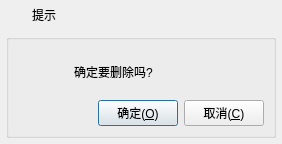
<?xml version="1.0" encoding="UTF-8"?>
<ui version="4.0">
 <class>frmMessageBox</class>
 <widget class="QDialog" name="frmMessageBox">
  <property name="geometry">
   <rect>
    <x>0</x>
    <y>0</y>
    <width>282</width>
    <height>144</height>
   </rect>
  </property>
  <layout class="QVBoxLayout" name="verticalLayout">
   <property name="spacing">
    <number>0</number>
   </property>
   <property name="leftMargin">
    <number>1</number>
   </property>
   <property name="topMargin">
    <number>1</number>
   </property>
   <property name="rightMargin">
    <number>1</number>
   </property>
   <property name="bottomMargin">
    <number>1</number>
   </property>
   <item>
    <widget class="QWidget" name="widget_title" native="true">
     <property name="sizePolicy">
      <sizepolicy hsizetype="Preferred" vsizetype="Fixed">
       <horstretch>0</horstretch>
       <verstretch>0</verstretch>
      </sizepolicy>
     </property>
     <property name="minimumSize">
      <size>
       <width>100</width>
       <height>28</height>
      </size>
     </property>
     <layout class="QHBoxLayout" name="horizontalLayout_2">
      <property name="spacing">
       <number>0</number>
      </property>
      <property name="leftMargin">
       <number>0</number>
      </property>
      <property name="topMargin">
       <number>0</number>
      </property>
      <property name="rightMargin">
       <number>0</number>
      </property>
      <property name="bottomMargin">
       <number>0</number>
      </property>
      <item>
       <widget class="QLabel" name="lab_Ico">
        <property name="sizePolicy">
         <sizepolicy hsizetype="Minimum" vsizetype="Preferred">
          <horstretch>0</horstretch>
          <verstretch>0</verstretch>
         </sizepolicy>
        </property>
        <property name="minimumSize">
         <size>
          <width>31</width>
          <height>0</height>
         </size>
        </property>
        <property name="text">
         <string/>
        </property>
        <property name="alignment">
         <set>Qt::AlignCenter</set>
        </property>
       </widget>
      </item>
      <item>
       <widget class="QLabel" name="lab_Title">
        <property name="sizePolicy">
         <sizepolicy hsizetype="Expanding" vsizetype="Preferred">
          <horstretch>0</horstretch>
          <verstretch>0</verstretch>
         </sizepolicy>
        </property>
        <property name="styleSheet">
         <string notr="true"/>
        </property>
        <property name="text">
         <string>提示</string>
        </property>
        <property name="alignment">
         <set>Qt::AlignLeading|Qt::AlignLeft|Qt::AlignVCenter</set>
        </property>
       </widget>
      </item>
      <item>
       <widget class="QWidget" name="widget_menu" native="true">
        <property name="sizePolicy">
         <sizepolicy hsizetype="Minimum" vsizetype="Preferred">
          <horstretch>0</horstretch>
          <verstretch>0</verstretch>
         </sizepolicy>
        </property>
        <layout class="QHBoxLayout" name="horizontalLayout">
         <property name="spacing">
          <number>0</number>
         </property>
         <property name="leftMargin">
          <number>0</number>
         </property>
         <property name="topMargin">
          <number>0</number>
         </property>
         <property name="rightMargin">
          <number>0</number>
         </property>
         <property name="bottomMargin">
          <number>0</number>
         </property>
         <item>
          <widget class="QPushButton" name="btnMenu_Close">
           <property name="sizePolicy">
            <sizepolicy hsizetype="Minimum" vsizetype="Expanding">
             <horstretch>0</horstretch>
             <verstretch>0</verstretch>
            </sizepolicy>
           </property>
           <property name="minimumSize">
            <size>
             <width>40</width>
             <height>0</height>
            </size>
           </property>
           <property name="cursor">
            <cursorShape>ArrowCursor</cursorShape>
           </property>
           <property name="focusPolicy">
            <enum>Qt::NoFocus</enum>
           </property>
           <property name="toolTip">
            <string>关闭</string>
           </property>
           <property name="text">
            <string/>
           </property>
           <property name="flat">
            <bool>true</bool>
           </property>
          </widget>
         </item>
        </layout>
       </widget>
      </item>
     </layout>
    </widget>
   </item>
   <item>
    <widget class="QWidget" name="widget_main" native="true">
     <property name="styleSheet">
      <string notr="true"/>
     </property>
     <layout class="QVBoxLayout" name="verticalLayout_2">
      <property name="spacing">
       <number>5</number>
      </property>
      <property name="leftMargin">
       <number>5</number>
      </property>
      <property name="topMargin">
       <number>5</number>
      </property>
      <property name="rightMargin">
       <number>5</number>
      </property>
      <property name="bottomMargin">
       <number>5</number>
      </property>
      <item>
       <widget class="QGroupBox" name="groupBox">
        <property name="title">
         <string/>
        </property>
        <layout class="QVBoxLayout" name="verticalLayout_3">
         <item>
          <layout class="QHBoxLayout" name="horizontalLayout_4">
           <item>
            <widget class="QLabel" name="labIcoMain">
             <property name="minimumSize">
              <size>
               <width>40</width>
               <height>40</height>
              </size>
             </property>
             <property name="maximumSize">
              <size>
               <width>40</width>
               <height>40</height>
              </size>
             </property>
             <property name="styleSheet">
              <string notr="true">border-image: url(:/image/info.png);</string>
             </property>
             <property name="text">
              <string/>
             </property>
            </widget>
           </item>
           <item>
            <spacer name="horizontalSpacer_2">
             <property name="orientation">
              <enum>Qt::Horizontal</enum>
             </property>
             <property name="sizeType">
              <enum>QSizePolicy::Minimum</enum>
             </property>
             <property name="sizeHint" stdset="0">
              <size>
               <width>10</width>
               <height>20</height>
              </size>
             </property>
            </spacer>
           </item>
           <item>
            <widget class="QLabel" name="labInfo">
             <property name="sizePolicy">
              <sizepolicy hsizetype="Expanding" vsizetype="Preferred">
               <horstretch>0</horstretch>
               <verstretch>0</verstretch>
              </sizepolicy>
             </property>
             <property name="text">
              <string>确定要删除吗?</string>
             </property>
             <property name="scaledContents">
              <bool>false</bool>
             </property>
             <property name="wordWrap">
              <bool>true</bool>
             </property>
            </widget>
           </item>
          </layout>
         </item>
         <item>
          <layout class="QHBoxLayout" name="horizontalLayout_3">
           <item>
            <spacer name="horizontalSpacer">
             <property name="orientation">
              <enum>Qt::Horizontal</enum>
             </property>
             <property name="sizeHint" stdset="0">
              <size>
               <width>40</width>
               <height>20</height>
              </size>
             </property>
            </spacer>
           </item>
           <item>
            <widget class="QPushButton" name="btnOk">
             <property name="cursor">
              <cursorShape>PointingHandCursor</cursorShape>
             </property>
             <property name="focusPolicy">
              <enum>Qt::StrongFocus</enum>
             </property>
             <property name="styleSheet">
              <string notr="true"/>
             </property>
             <property name="text">
              <string>确定(&amp;O)</string>
             </property>
             <property name="icon">
              <iconset resource="other/rc.qrc">
               <normaloff>:/image/btn_ok.png</normaloff>:/image/btn_ok.png</iconset>
             </property>
             <property name="iconSize">
              <size>
               <width>20</width>
               <height>20</height>
              </size>
             </property>
            </widget>
           </item>
           <item>
            <widget class="QPushButton" name="btnCancel">
             <property name="cursor">
              <cursorShape>PointingHandCursor</cursorShape>
             </property>
             <property name="focusPolicy">
              <enum>Qt::StrongFocus</enum>
             </property>
             <property name="styleSheet">
              <string notr="true"/>
             </property>
             <property name="text">
              <string>取消(&amp;C)</string>
             </property>
             <property name="icon">
              <iconset resource="other/rc.qrc">
               <normaloff>:/image/btn_close.png</normaloff>:/image/btn_close.png</iconset>
             </property>
             <property name="iconSize">
              <size>
               <width>20</width>
               <height>20</height>
              </size>
             </property>
            </widget>
           </item>
          </layout>
         </item>
        </layout>
       </widget>
      </item>
     </layout>
    </widget>
   </item>
  </layout>
 </widget>
 <resources>
  <include location="other/rc.qrc"/>
 </resources>
 <connections/>
</ui>
